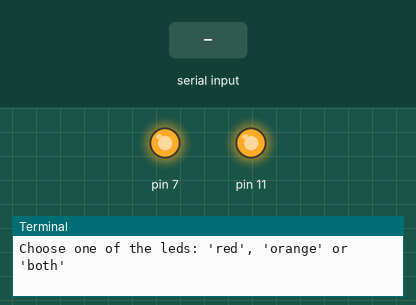
Recording of a program running on a simulated Raspberry Pi (header pin numbers). On the bench: output pins drawn as LEDs (lit = HIGH), the last lines printed to the terminal. Dashed ring = blinking. The test bench sets the inputs (shaded band).

Above: at 1.2 s.
1.3 s: "red" typed at the terminal
2.8 s: "5" typed at the terminal
At 3.2 s:
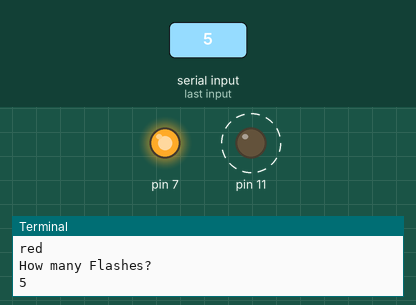
5.8 s: "orange" typed at the terminal
8.8 s: "90" typed at the terminal
At 9.1 s:
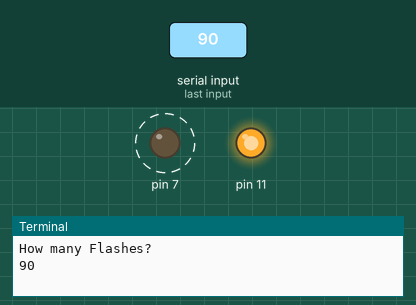
Timing chart, 0 to 12.8 s (numbered marks = the images above; inputs shaded):
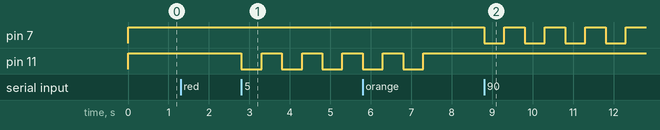

Measured:
- after the input at 2.8 s, pin 11: alternates HIGH for 0.50 s and LOW for 0.50 s, starting at once
- after the input at 8.8 s, pin 7: alternates HIGH for 0.50 s and LOW for 0.50 s, starting at once

The program:

Led_2.py
```python
import RPi.GPIO as GPIO
import time
import sys

GPIO.setmode(GPIO.BOARD)
GPIO.setup(11,GPIO.OUT)
GPIO.setup(7,GPIO.OUT)
def Flashing (Flash, output_pin):
	while (Flash != 0):
		GPIO.output(output_pin, False)
		time.sleep(0.5)
		GPIO.output(output_pin, True)
		time.sleep(0.5)
		Flash -= 1
while True:
	GPIO.output(7, True)
	GPIO.output(11, True)
	led = raw_input('Choose one of the leds: \'red\', \'orange\' or \'both\' ')
	Flash = int(raw_input("How many Flashes? "))
	if Flash < 0:
		print('This number cannot be applied')
	if led == 'red':
		Flashing(Flash, 11)
	if led == 'orange':
		Flashing(Flash, 7)
	if led == 'both':
		while (Flash != 0):
			GPIO.output(7, False)
			GPIO.output(11, False)
			time.sleep(0.5)
			GPIO.output(7, True)
			GPIO.output(11, True)
			time.sleep(0.5)
			Flash -= 1
```
